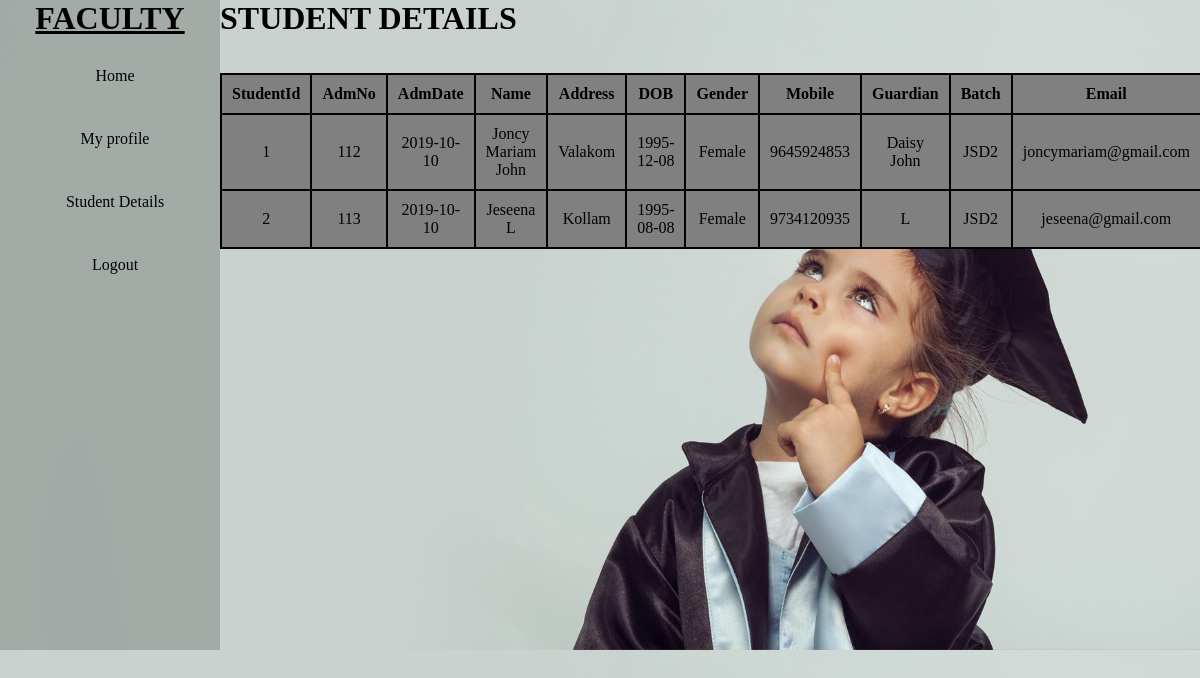
The page /view_student.php (signed in) on the database its author committed.
### tables this page shows
CREATE TABLE `student` (
  `Sid` int(11) NOT NULL,
  `AdmissionNo` varchar(10) DEFAULT NULL,
  `AdmissionDate` date DEFAULT NULL,
  `Name` varchar(30) DEFAULT NULL,
  `Address` varchar(40) DEFAULT NULL,
  `Dob` date DEFAULT NULL,
  `Gender` varchar(10) DEFAULT NULL,
  `MobileNo` bigint(20) DEFAULT NULL,
  `Guardian` varchar(20) DEFAULT NULL,
  `Batch` varchar(10) DEFAULT NULL,
  `Emailid` varchar(30) DEFAULT NULL,
  `Username` varchar(20) NOT NULL,
  `Password` varchar(20) NOT NULL
);

### view_student.php (the view, shortened to what this page needs)
<!DOCTYPE html>
<html>
	<head>
		<link rel="stylesheet" href="css/style.css">
	</head>
	<body class="bi">
		<div class="display">
		<div class="navbar">
			<h1><u>FACULTY</u></h1>
			<ul>
				<li> <a href="facultyhome.php">Home</a> </li>
				<li>
						<a href="fac_profile.php">My profile</a>
				</li>
				<li> <a href="">Student Details</a>
				</li>
				<li> <a href="login.php">Logout</a></li>
			</ul>
		</div>
		<div>
			<h1>STUDENT DETAILS</h1>
			<br><br>
			<table>
				<thead>
					<tr>
						<th>StudentId</th>
						<th>AdmNo</th>
						<th>AdmDate</th>
						<th>Name</th>
						<th>Address</th>
						<th>DOB</th>
						<th>Gender</th>
						<th>Mobile</th>
						<th>Guardian</th>
						<th>Batch</th>
						<th>Email</th>
					</tr>
				</thead>
				<tbody>
				<?php
				require_once 'connection.php';
					$var=$_SESSION['Fid'];
					$sql="select * from faculty where Fid=$var";
					$result=mysqli_query($conn,$sql);
					while($row=mysqli_fetch_assoc($result))
					{
						$b=$row['BatchInCharge'];
					}
				?>
					<?php
					require_once 'connection.php';
					$sql="select * from student where Batch='".$b."'";
					$result=mysqli_query($conn,$sql);
					while($row=mysqli_fetch_assoc($result))
					{
				?>
				<tr>
					<td><?php echo $row['Sid'];?></td>
					<td><?php echo $row['AdmissionNo'];?></td>
					<td><?php echo $row['AdmissionDate'];?></td>
					<td><?php echo $row['Name'];?></td>
					<td><?php echo $row['Address'];?></td>
					<td><?php echo $row['Dob'];?></td>
					<td><?php echo $row['Gender'];?></td>
					<td><?php echo $row['MobileNo'];?></td>
					<td><?php echo $row['Guardian'];?></td>
					<td><?php echo $row['Batch'];?></td>
					<td><?php echo $row['Emailid'];?></td>
				</tr>
				<?php
					}
				?>
				</tbody>
			</table>
		</div>
	</div>
	</body>
</html>

### css/style.css (style rules this page uses)
* { margin:0px; padding:0px; box-sizing:border-box; }
.bi { background-image:url("../img/2.jpeg"); background-size:cover; }
.navbar { text-align:center; background-color:rgba(38, 39, 35, 0.233); width:220px; height:650px; }
.navbar ul { list-style:none; display:block; }
.navbar ul li { text-align:center; width:200px; padding:15px; margin:15px; border-radius: 10px; }
.navbar ul li a { text-decoration:none; color:black; }
.display { display: inline-flex; }

### view_student.php (style rules this page uses)
table,th,td { border:2px solid black; border-collapse:collapse;background-color:grey;text-align:center;padding:10px; }

### rows shown on the page
student: Sid "1", AdmissionNo "112", AdmissionDate "2019-10-10", Name "Joncy Mariam John", Address "Valakom", Dob "1995-12-08", Gender "Female", MobileNo "9645924853", Guardian "Daisy John", Batch "JSD2", Emailid "joncymariam@gmail.com"
student: Sid "2", AdmissionNo "113", AdmissionDate "2019-10-10", Name "Jeseena L", Address "Kollam", Dob "1995-08-08", Gender "Female", MobileNo "9734120935", Guardian "L", Batch "JSD2", Emailid "jeseena@gmail.com"
